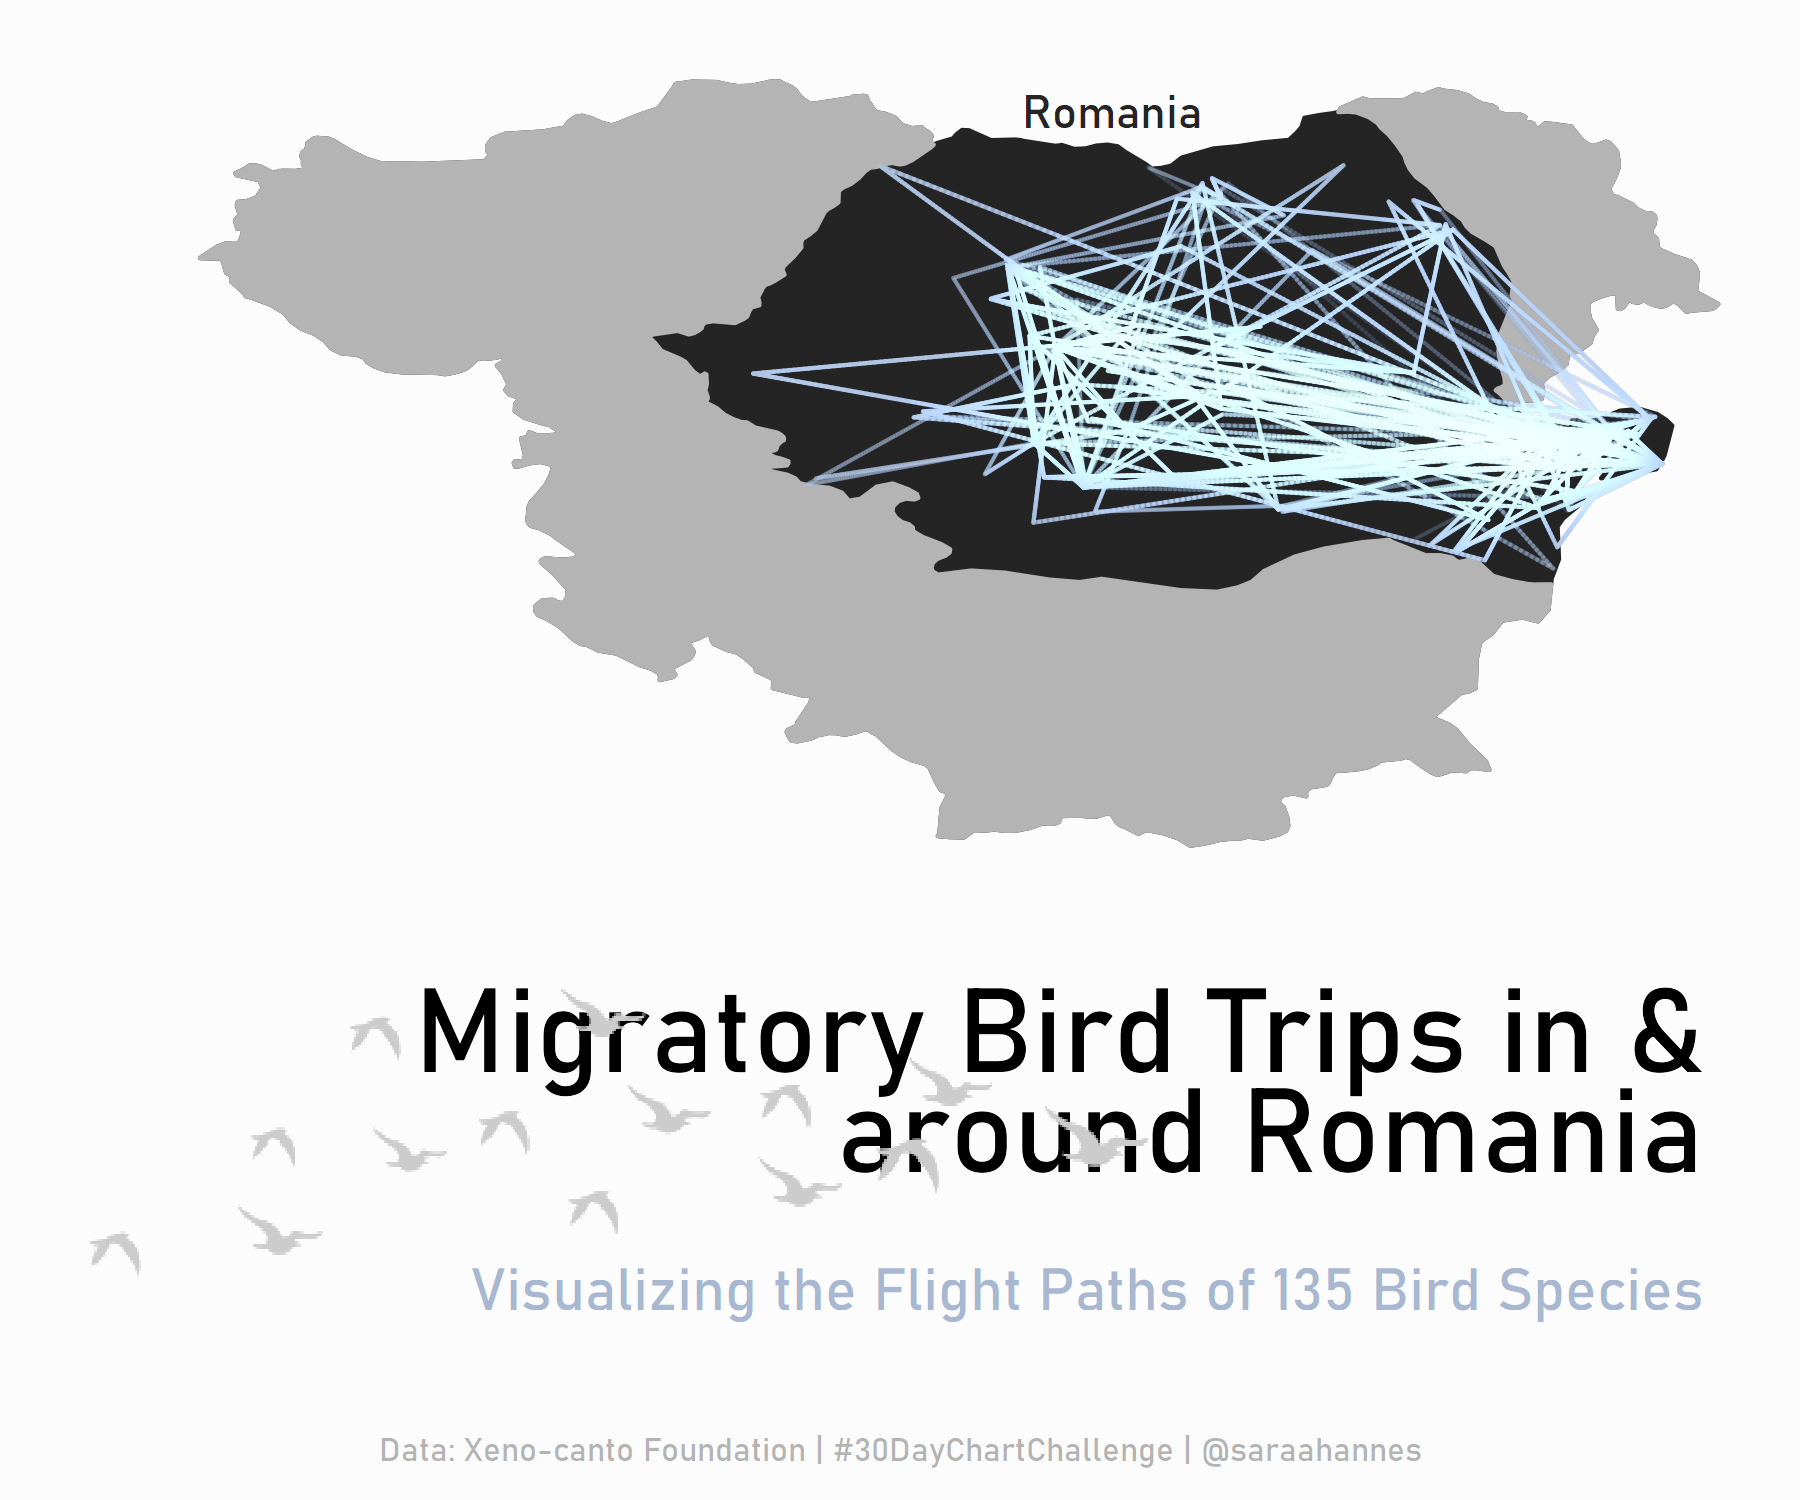

Generate this figure with R:
# Load libraries
extrafont::loadfonts(device = "win", quiet=T)
library(tidyverse)
library(maps)
library(ggfx)
library(ggalt)
library(ggforce)
library(magick)
#library(RColorBrewer)

# Palette & fonts
font <- 'Bahnschrift'
#mycolors <- colorRampPalette(brewer.pal(8, "Set2"))(135) # expand color palettes (Not in use)
mapcol <- c("#242424", "#B4B4B4", '#828282')
bgcol <- "#fcfcfc"
pathcol <- '#a8b8d1'
flightcol <- '#cccccc'

# Load data
# Data courtesy of Gabriel Preda & Xeno-Canto
# Obtained from https://www.kaggle.com/gpreda/xenocanto-birds-from-romania
bird <- read.csv("birds_romania.csv")

# World map
world <- map_data(map='world') %>%
  filter(region %in% c('Romania', 'Hungary', 'Bulgaria', 'Serbia', 'Moldova'))

# Choose centroid for each country (for labelling)
regionmap1 <- world %>%
  group_by(region) %>%
  summarise(long = mean(long), lat = max(lat)) %>%
  ungroup()

# Image courtesy of clipart-library.com
flight <- image_read("flight2.png") %>%
  image_background("none") %>%
  image_fill(flightcol, point = "+100+100", fuzz = 100)

# Pre-processing
bird <- bird %>%
  filter(lng!=0, lat!=0) %>%
  mutate(sp=factor(sp))

# Plot
p1 <- ggplot() +
  # Base map
  geom_polygon(data=world, aes(x=long, y=lat, group=group), fill=mapcol[1], color=mapcol[1]) +
  geom_polygon(data=world %>% filter(region!='Romania'), aes(x=long, y=lat, group=group), fill=mapcol[2], color=mapcol[2]) +
  
  # Label for Romania
  geom_text(data=regionmap1 %>% filter(region=='Romania'), aes(x=long, y=lat, label=region), color=mapcol[1], family=font) +
  
  # Bird flight path (with some glows) :D
  with_bloom(
    geom_link2(data=bird, aes(x=lng, y=lat, group=1, alpha=stat(index/100000)), lineend = 'round', color=pathcol),
    threshold_lower = 50,
    threshold_upper = 100,
    sigma = 20,
    strength = 1,
    ) +
  
  # Title
  as_reference(
  geom_text(aes(x=30, y=39, label=str_wrap('Migratory Bird Trips in & around Romania', 30)),
            size = 10, hjust=1, family=font, lineheight=0.7),
    id='title') +
  
  # Bird image with some blending with title, but not too apparent lol ;)
  with_blend(
    annotation_raster(flight, xmin = 15, xmax = 25, ymin = 37, ymax = 40),
    bg_layer='title',
    blend_type="exclusion") +
  
  # Subtitle
  geom_text(aes(x=30, y=37, label=str_wrap('Visualizing the Flight Paths of 135 Bird Species', 100)),
            size = 5, hjust=1, family=font, color=pathcol, lineheight=0.4) +
  
  labs(caption='Data: Xeno-canto Foundation | #30DayChartChallenge | @saraahannes') +
  coord_cartesian(xlim=c(15,max(world$long)), ylim=c(33, max(world$lat))) +
  theme_void(base_family = font) +
  theme(
    legend.position = 'none',
    plot.background = element_rect(fill=bgcol, color=bgcol),
    plot.caption = element_text(family=font, hjust = 0.5, vjust=0.5, size=8, color=mapcol[2], margin = margin(-3, 0, 0.3, 0, "cm"))
  )

# Save plot
ggsave("08_animal.png", plot = p1, type = 'cairo', width = 5, height = 5, dpi = 300, units = "in", bg=bgcol)
